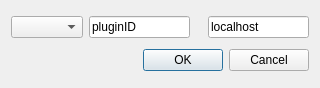
<?xml version="1.0" encoding="UTF-8"?>
<ui version="4.0">
 <class>PluginDialog</class>
 <widget class="QDialog" name="PluginDialog">
  <property name="geometry">
   <rect>
    <x>0</x>
    <y>0</y>
    <width>320</width>
    <height>88</height>
   </rect>
  </property>
  <property name="windowTitle">
   <string>Add Plugin</string>
  </property>
  <layout class="QGridLayout" name="gridLayout">
   <item row="0" column="4">
    <widget class="QLineEdit" name="hostEdit">
     <property name="text">
      <string>localhost</string>
     </property>
    </widget>
   </item>
   <item row="1" column="1" colspan="4">
    <widget class="QDialogButtonBox" name="buttonBox">
     <property name="orientation">
      <enum>Qt::Horizontal</enum>
     </property>
     <property name="standardButtons">
      <set>QDialogButtonBox::Cancel|QDialogButtonBox::Ok</set>
     </property>
    </widget>
   </item>
   <item row="0" column="0">
    <widget class="QComboBox" name="comboBox"/>
   </item>
   <item row="0" column="1">
    <widget class="QLineEdit" name="idEdit">
     <property name="text">
      <string>pluginID</string>
     </property>
    </widget>
   </item>
  </layout>
 </widget>
 <resources/>
 <connections>
  <connection>
   <sender>buttonBox</sender>
   <signal>accepted()</signal>
   <receiver>PluginDialog</receiver>
   <slot>accept()</slot>
   <hints>
    <hint type="sourcelabel">
     <x>248</x>
     <y>254</y>
    </hint>
    <hint type="destinationlabel">
     <x>157</x>
     <y>274</y>
    </hint>
   </hints>
  </connection>
  <connection>
   <sender>buttonBox</sender>
   <signal>rejected()</signal>
   <receiver>PluginDialog</receiver>
   <slot>reject()</slot>
   <hints>
    <hint type="sourcelabel">
     <x>316</x>
     <y>260</y>
    </hint>
    <hint type="destinationlabel">
     <x>286</x>
     <y>274</y>
    </hint>
   </hints>
  </connection>
 </connections>
</ui>
